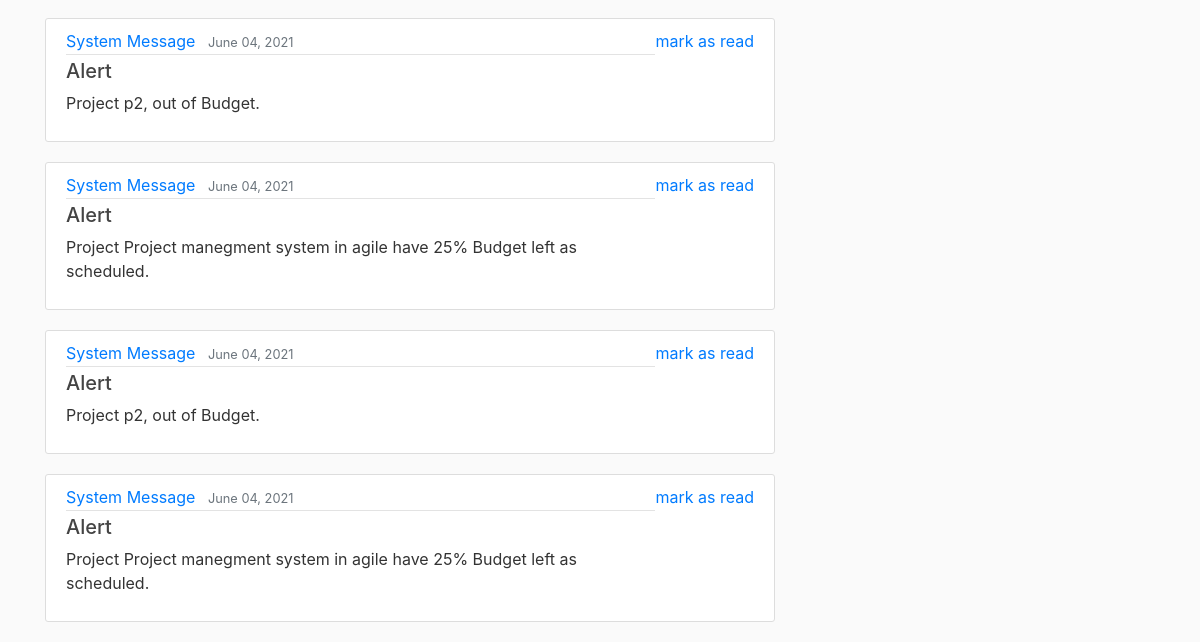
The app's page /Devlop/Messages/ (signed in, lower part), older data.
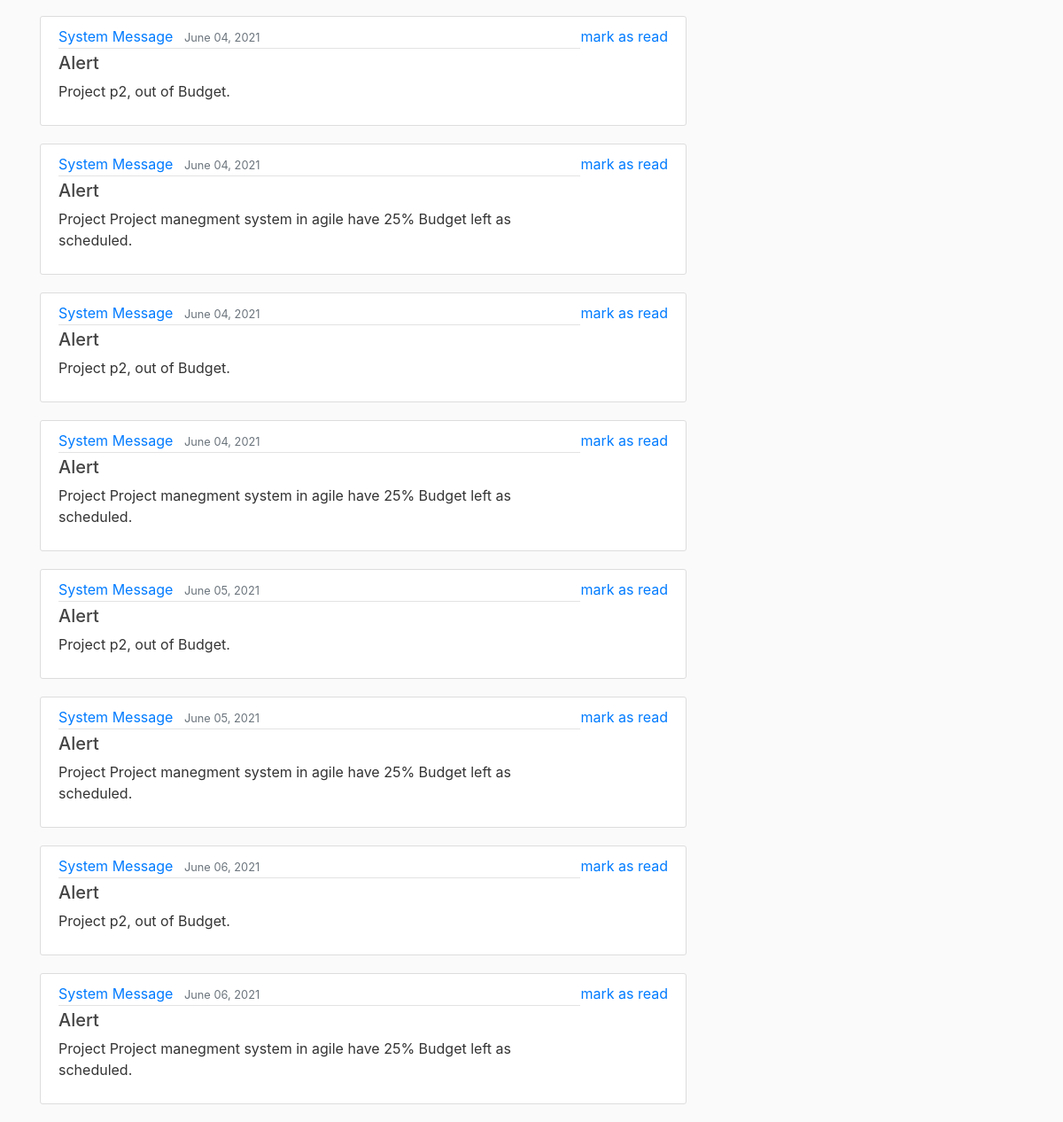
The same page, newer data.
### Message/models.py (models this page shows, shortened)
class Messages(models.Model):
    sender = models.CharField(max_length=300, null=False)
    reciver = models.ForeignKey(User,on_delete=models.CASCADE,null=False)
    message= models.CharField(max_length=500, null=False)
    date = models.DateField(auto_now_add=True,null=False)
    Subject= models.CharField(max_length=300, null=False)
    readConf= models.BooleanField(default=False)

### pages/views.py (the view)
# urls.py: path('Devlop/Messages/', MessagePage_view, name='MessagePage_view'),
def MessagePage_view(request):
    list = Messages.objects.all().filter(reciver=request.user.id, readConf=False).order_by("date")
    return render(request, "MessagesPage.html", {'tasks': list})

### templates/MessagesPage.html
{% extends "Base.html" %}
{% block content %}
    {% for task in tasks %}
        <article class="media content-section">
          <div class="media-body">
            <div class="article-metadata">
              <a class="mr-2" href="#">{{ task.sender }}</a>
              <small class="text-muted">{{ task.date|date:"F d, Y" }}</small>
            </div>
            <h5><a class="article-title" href="#">{{ task.Subject }}</a></h5>
            <p class="article-content">{{ task.message }}</p>
              </div>
            <a href="{% url 'read-bool' task.id %}">mark as read</a>
        </article>
    {% endfor %}
{% endblock content %}

Row changes from the older to the newer data that the page shows:
added Messages: sender "System Message", date "June 05, 2021", Subject "Alert", message "Project p2, out of Budget."
added Messages: sender "System Message", date "June 05, 2021", Subject "Alert", message "Project Project manegment system in agile have 25% Budget left as scheduled."
added Messages: sender "System Message", date "June 06, 2021", Subject "Alert", message "Project p2, out of Budget."
added Messages: sender "System Message", date "June 06, 2021", Subject "Alert", message "Project Project manegment system in agile have 25% Budget left as scheduled."
